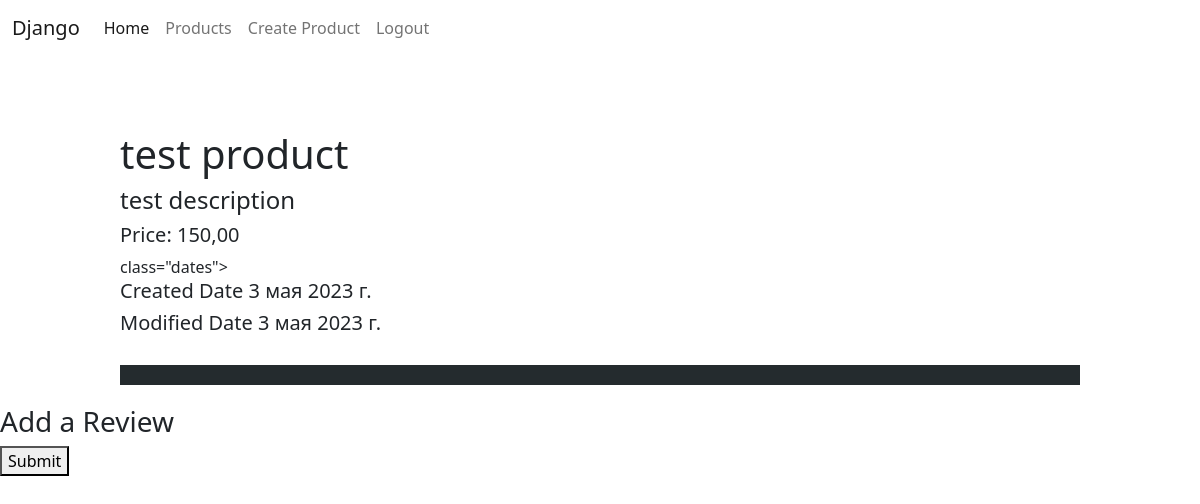
/products/4/, run on the app's committed database.
### products/models.py (models this page shows, shortened)
class Product(models.Model):
    name = models.CharField(max_length=100)
    description = models.TextField()
    price = models.DecimalField(max_digits=10, decimal_places=2)
    image = models.ImageField(blank=True, null=True)
    created_date = models.DateField(auto_now=True)
    modified_date = models.DateField(auto_now_add=True)

### products/views.py (the view, shortened to what this page needs)
# urls.py: path('products/<int:id>/', product_detail_view),
def product_detail_view(request, id):
    if request.method == 'GET':
        product = Product.objects.get(id=id)
        context = {
            'product': product,
            'review': product.review_set.all(),
            'form': ReviewCreateForm,
            'user': request.user
        }
        return render(request, 'products/detail.html', context=context)

### templates/products/detail.html (shortened to what this page needs)
{% extends 'layouts/index.html' %}
{% block content %}
    <div class="product_block">
        <div class="info">
            <h1>{{ product.name }}</h1>
            <h4>{{ product.description }}</h4>
            <h5>Price: {{ product.price }}</h5>
            <div> class="dates">
                <h5>Created Date {{ product.created_date }}</h5>
                <h5>Modified Date {{ product.modified_date }}</h5>
            </div>
        </div>
        <div class="reviews">
        </div>
    </div>
  <h3>Add a Review</h3>
  <form method="post">
    <button type="submit">Submit</button>
  </form>
{% endblock %}

### templates/products/detail.html (style rules this page uses)
.product_block { width: 80%; margin-left: 10%; margin-top: 50px; }
.reviews { margin-top: 30px; }
.reviews { background: #242b2e; margin-bottom: 20px; color: #ffffff; padding: 10px; }

### data on the page
Product: name "test product", description "test description", price "150,00", created_date "3 мая 2023 г.", modified_date "3 мая 2023 г."
